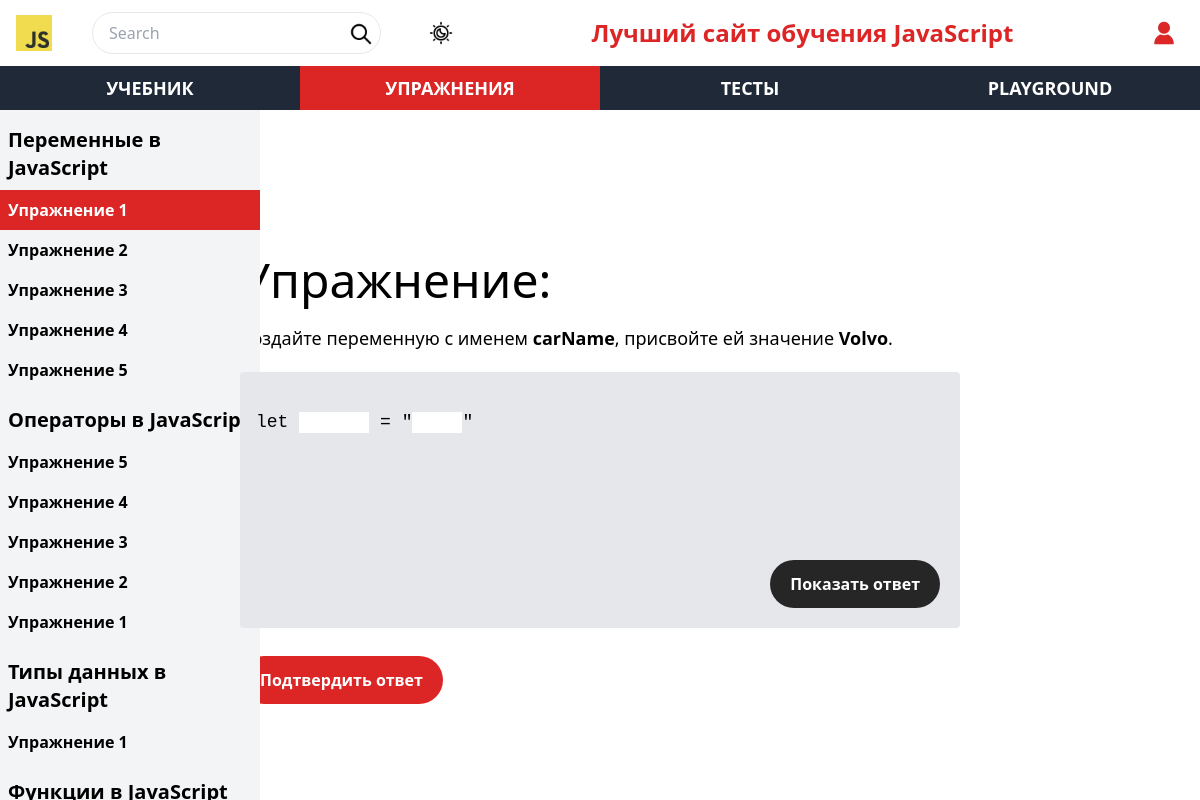
/tasks/tasks1.php, run on the app's committed database.
### tables this page shows
CREATE TABLE `tasks` (
  `id` int NOT NULL,
  `task_number` int NOT NULL,
  `task_theme_id` int NOT NULL,
  `title` varchar(255) NOT NULL,
  `task` varchar(255) NOT NULL
);

CREATE TABLE `tasks_themes` (
  `id` int NOT NULL,
  `name` varchar(255) NOT NULL
);

### tasks/components/aside.php (the view, shortened to what this page needs)
<?php
$pdo = getPDO();
$query1 = "SELECT tasks.id, tasks.task_number, tasks.task_theme_id, tasks_themes.name FROM `tasks` JOIN tasks_themes ON tasks.task_theme_id = tasks_themes.id ORDER BY `tasks`.`task_theme_id` ASC;";
$statement1 = $pdo->query($query1);
$results1 = $statement1->fetchAll(PDO::FETCH_ASSOC);
?>
<aside class="siderbar fixed top-0 left-0 h-full mt-[110px] bg-gray-100 2xl:w-[330px] w-[260px] flex flex-col">
  <div class="scrollbox overflow-auto">
    <div class="scrollbox-inner pb-[110px] tasksAside" id="sidebar-content">
      <?php
      $prev = null;
      foreach ($results1 as $value) {
        if ($value["name"] !== $prev) {
          echo "<h3 class=\"text-xl font-bold mb-2 pl-2 mt-4\">{$value["name"]}</h3>";
        }
        echo "<a class=\"block pl-2 py-2  font-semibold hover:bg-neutral-500 hover:text-white\" href=\"tasks{$value["id"]}.php\">Упражнение {$value['task_number']}</a>";
        $prev = $value["name"];
      } ?>
    </div>
  </div>
</aside>

### tasks/tasks1.php (shortened to what this page needs)
<!DOCTYPE html>
<html lang="en">
<?php
include_once "components/mainHead.php";
include_once "components/taskScript.php";
?>
<body>
  <?php
  require_once "components/header.php";
  ?>
  <div class="flex justify-between text-center w-full fixed left-0 top-[66px]">
    <a href="../learn/learn1.php"
      class="bg-gray-800 w-1/4 hover:bg-black p-2 uppercase text-lg text-white font-semibold">Учебник</a>
    <a href="tasks1.php" class=" w-1/4 bg-red-600 p-2 uppercase text-lg text-white font-semibold">Упражнения</a>
    <a href="../tests.php"
      class="bg-gray-800 w-1/4 hover:bg-black p-2 uppercase text-lg text-white font-semibold">Тесты</a>
    <a href="../playground.php"
      class="bg-gray-800 w-1/4 hover:bg-black p-2 uppercase text-lg text-white font-semibold">Playground</a>
  </div>
  <?php require_once "components/aside.php"; ?>
  <main class="pt-64 pb-10 mx-auto w-3/5" onclick="changeSizeOfInputs()" id="click">
    <h2 class="text-5xl mb-5">Упражнение:</h2>
    <p class="mb-5 text-lg">
      <?php echo $title ?>
    </p>
    <div class="exercise bg-gray-200 w-full h-64 rounded relative mb-7 pt-3">
      <pre class="pl-4">
        <p class="text-lg"><?php echo $task ?></p>
      </pre>
      <button class="bg-neutral-800 hover:bg-black p-3 px-5 rounded-full text-white font-bold absolute right-5 bottom-5"
        onclick="showAnswer()" id="showButton">Показать ответ</button>
    </div>
    <button class="bg-red-600 p-3 px-5 rounded-full text-white font-bold" onclick="checkAnswer()"
      id="checkButton">Подтвердить
      ответ</button>
  </main>
</body>
</html>

### tasks/components/mainHead.php (shortened to what this page needs)
<head>
  <link rel="stylesheet" href="../css/style.css">
</head>

### tasks/components/taskScript.php (shortened to what this page needs)
<?php
function escape_tags($string) {
  $string = str_replace("<", "&lt;", $string);
  $string = str_replace(">", "&gt;", $string);
  return $string;
}
$pdo = getPDO();
$URLArray = explode('/', $_SERVER['REQUEST_URI']);
$currentURL = end($URLArray);
preg_match('/\d+/', $currentURL, $matches);
$pageId = intval($matches[0]);
$query = "SELECT title, task FROM tasks WHERE id = $pageId";
$statement1 = $pdo->query($query);
$results1 = $statement1->fetchAll(PDO::FETCH_ASSOC);
$title = $results1[0]["title"];
$task = $results1[0]["task"];
$RegExp = '/!(.*?)!/';
$RegExpResTitle = [];
preg_match_all($RegExp, $title, $RegExpResTitle);
$task = escape_tags($task);
$task = preg_replace($RegExp, "<input type=\"text\" class=\"inputTask\">", $task);
for ($i = 0; $i < count($RegExpResTitle[0]); $i++) {
  $title = str_replace($RegExpResTitle[0][$i], "<span class=\"font-bold\">" . $RegExpResTitle[1][$i] . "</span>", $title);
}

### tasks/components/header.php
<header class="flex justify-between items-center p-4 py-3 gap-5 fixed w-full z-10 bg-white">
  <div class="flex gap-10 items-center ">
    <div class="logo">
      <a href="../index.php">
        <img class="w-9" src="../img/JavaScript-logo.webp" alt="">
      </a>
    </div>
    <form class="relative" action="" method="get">
      <input class="search rounded-3xl border py-2 pr-10 pl-4 outline-red-600" type="search" name="search"
        placeholder="Search" id="">
      <div class="rounded-full w-10 h-10 absolute right-[1px] top-[1px] hover:bg-gray-200">
        <button
          class="bg-[url('img\free-icon-search-4024513.webp')] bg-center bg-no-repeat bg-cover w-6 h-6 absolute right-[7px] top-[9px] rounded-full"
          type="submit">
          <img src="../img/free-icon-search-4024513.webp" alt="">
        </button>
      </div>
    </form>
    <button class="rounded-full w-10 h-10 flex items-center justify-center hover:bg-gray-200">
      <img class="w-6 h-6" src="../img/free-icon-dark-mode-12657259.webp" alt="">
    </button>
  </div>
  <h2 class="text-red-600 font-bold text-2xl">
    Лучший сайт обучения JavaScript
  </h2>
  <div class="profile rounded-full w-10 h-10 flex items-center justify-center hover:bg-gray-200">
    <a href="../profile.php">
      <img src="../img/avatar(1).webp" alt="">
    </a>
  </div>
</header>

### data on the page
tasks: task_theme.name "Переменные в JavaScript", task_number "1", title "Создайте переменную с именем carName , присвойте ей значение Volvo ."
tasks: task_number "2"
tasks: task_number "3"
tasks: task_number "4"
tasks: task_number "5"
tasks: task_theme.name "Операторы в JavaScript", task_number "5"
tasks: task_number "4"
tasks: task_number "3"
tasks: task_number "2"
tasks: task_number "1"
tasks: task_theme.name "Типы данных в JavaScript", task_number "1"
